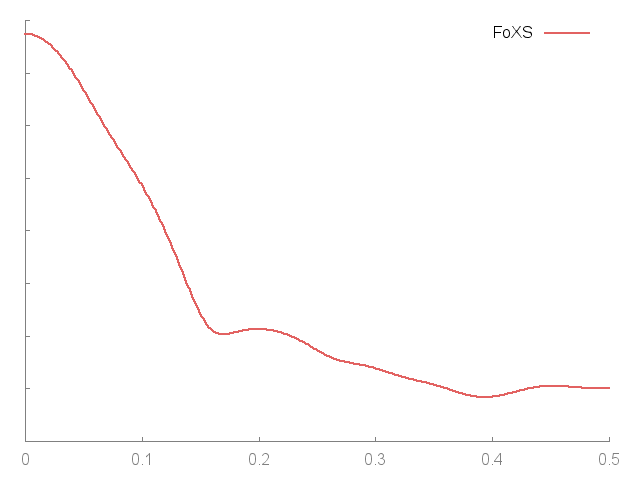

This chart was generated by the following gnuplot code:
set terminal png enhanced;set output "Vp133.B99990096_MSE_DIMER.png";
set ylabel '';set format y '';set xtics nomirror;set ytics nomirror; set border 3
set style line 11 lc rgb '#808080' lt 1;set border 3 back ls 11;
plot 'Vp133.B99990096_MSE_DIMER.pdb.dat' u 1:2 thru log(y) t 'FoXS' w lines lw 2.5 lc rgb '#e26261'
reset
